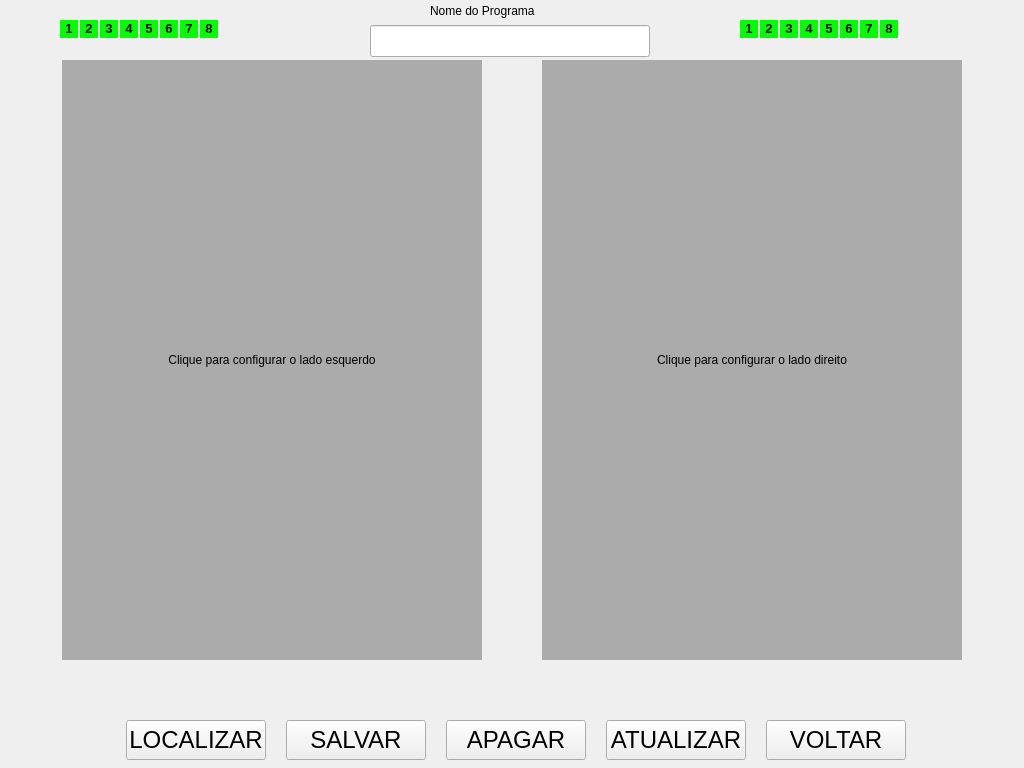
<?xml version="1.0" encoding="UTF-8"?>
<ui version="4.0">
 <class>TelaCriaReceita</class>
 <widget class="QWidget" name="TelaCriaReceita">
  <property name="geometry">
   <rect>
    <x>0</x>
    <y>0</y>
    <width>1024</width>
    <height>768</height>
   </rect>
  </property>
  <property name="windowTitle">
   <string>TelaCriaReceita</string>
  </property>
  <widget class="QPushButton" name="btVoltar">
   <property name="geometry">
    <rect>
     <x>766</x>
     <y>720</y>
     <width>140</width>
     <height>40</height>
    </rect>
   </property>
   <property name="font">
    <font>
     <pointsize>18</pointsize>
    </font>
   </property>
   <property name="text">
    <string>VOLTAR</string>
   </property>
  </widget>
  <widget class="QLabel" name="lbImgEsquerdo">
   <property name="geometry">
    <rect>
     <x>62</x>
     <y>60</y>
     <width>420</width>
     <height>600</height>
    </rect>
   </property>
   <property name="styleSheet">
    <string notr="true">background-color: rgb(171, 171, 171);</string>
   </property>
   <property name="text">
    <string>&lt;html&gt;&lt;head/&gt;&lt;body&gt;&lt;p align=&quot;center&quot;&gt;Clique para configurar o lado esquerdo&lt;/p&gt;&lt;/body&gt;&lt;/html&gt;</string>
   </property>
  </widget>
  <widget class="QLabel" name="lbImgDireito">
   <property name="geometry">
    <rect>
     <x>542</x>
     <y>60</y>
     <width>420</width>
     <height>600</height>
    </rect>
   </property>
   <property name="styleSheet">
    <string notr="true">background-color: rgb(171, 171, 171);</string>
   </property>
   <property name="text">
    <string>&lt;html&gt;&lt;head/&gt;&lt;body&gt;&lt;p align=&quot;center&quot;&gt;Clique para configurar o lado direito&lt;/p&gt;&lt;/body&gt;&lt;/html&gt;</string>
   </property>
  </widget>
  <widget class="QLineEdit" name="txNomePrograma">
   <property name="geometry">
    <rect>
     <x>370</x>
     <y>25</y>
     <width>280</width>
     <height>32</height>
    </rect>
   </property>
   <property name="text">
    <string/>
   </property>
  </widget>
  <widget class="QLabel" name="label">
   <property name="geometry">
    <rect>
     <x>430</x>
     <y>0</y>
     <width>140</width>
     <height>22</height>
    </rect>
   </property>
   <property name="text">
    <string>Nome do Programa</string>
   </property>
  </widget>
  <widget class="QPushButton" name="btAtualizar">
   <property name="geometry">
    <rect>
     <x>606</x>
     <y>720</y>
     <width>140</width>
     <height>40</height>
    </rect>
   </property>
   <property name="font">
    <font>
     <pointsize>18</pointsize>
    </font>
   </property>
   <property name="text">
    <string>ATUALIZAR</string>
   </property>
  </widget>
  <widget class="QPushButton" name="btApagar">
   <property name="geometry">
    <rect>
     <x>446</x>
     <y>720</y>
     <width>140</width>
     <height>40</height>
    </rect>
   </property>
   <property name="font">
    <font>
     <pointsize>18</pointsize>
    </font>
   </property>
   <property name="text">
    <string>APAGAR</string>
   </property>
  </widget>
  <widget class="QPushButton" name="btSlavar">
   <property name="geometry">
    <rect>
     <x>286</x>
     <y>720</y>
     <width>140</width>
     <height>40</height>
    </rect>
   </property>
   <property name="font">
    <font>
     <pointsize>18</pointsize>
    </font>
   </property>
   <property name="text">
    <string>SALVAR</string>
   </property>
  </widget>
  <widget class="QPushButton" name="btLocalizar">
   <property name="geometry">
    <rect>
     <x>126</x>
     <y>720</y>
     <width>140</width>
     <height>40</height>
    </rect>
   </property>
   <property name="font">
    <font>
     <pointsize>18</pointsize>
    </font>
   </property>
   <property name="text">
    <string>LOCALIZAR</string>
   </property>
  </widget>
  <widget class="QLabel" name="lbEletrodo1_Esque">
   <property name="enabled">
    <bool>true</bool>
   </property>
   <property name="geometry">
    <rect>
     <x>60</x>
     <y>20</y>
     <width>18</width>
     <height>18</height>
    </rect>
   </property>
   <property name="styleSheet">
    <string notr="true">background-color: rgb(0, 255, 0);</string>
   </property>
   <property name="midLineWidth">
    <number>1</number>
   </property>
   <property name="text">
    <string>&lt;html&gt;&lt;head/&gt;&lt;body&gt;&lt;p align=&quot;center&quot;&gt;&lt;span style=&quot; font-size:10pt; font-weight:600;&quot;&gt;1&lt;/span&gt;&lt;/p&gt;&lt;/body&gt;&lt;/html&gt;</string>
   </property>
  </widget>
  <widget class="QLabel" name="lbEletrodo2_Esque">
   <property name="enabled">
    <bool>true</bool>
   </property>
   <property name="geometry">
    <rect>
     <x>80</x>
     <y>20</y>
     <width>18</width>
     <height>18</height>
    </rect>
   </property>
   <property name="styleSheet">
    <string notr="true">background-color: rgb(0, 255, 0);</string>
   </property>
   <property name="midLineWidth">
    <number>1</number>
   </property>
   <property name="text">
    <string>&lt;html&gt;&lt;head/&gt;&lt;body&gt;&lt;p align=&quot;center&quot;&gt;&lt;span style=&quot; font-size:10pt; font-weight:600;&quot;&gt;2&lt;/span&gt;&lt;/p&gt;&lt;/body&gt;&lt;/html&gt;</string>
   </property>
  </widget>
  <widget class="QLabel" name="lbEletrodo3_Esque">
   <property name="enabled">
    <bool>true</bool>
   </property>
   <property name="geometry">
    <rect>
     <x>100</x>
     <y>20</y>
     <width>18</width>
     <height>18</height>
    </rect>
   </property>
   <property name="styleSheet">
    <string notr="true">background-color: rgb(0, 255, 0);</string>
   </property>
   <property name="midLineWidth">
    <number>1</number>
   </property>
   <property name="text">
    <string>&lt;html&gt;&lt;head/&gt;&lt;body&gt;&lt;p align=&quot;center&quot;&gt;&lt;span style=&quot; font-size:10pt; font-weight:600;&quot;&gt;3&lt;/span&gt;&lt;/p&gt;&lt;/body&gt;&lt;/html&gt;</string>
   </property>
  </widget>
  <widget class="QLabel" name="lbEletrodo4_Esque">
   <property name="enabled">
    <bool>true</bool>
   </property>
   <property name="geometry">
    <rect>
     <x>120</x>
     <y>20</y>
     <width>18</width>
     <height>18</height>
    </rect>
   </property>
   <property name="styleSheet">
    <string notr="true">background-color: rgb(0, 255, 0);</string>
   </property>
   <property name="midLineWidth">
    <number>1</number>
   </property>
   <property name="text">
    <string>&lt;html&gt;&lt;head/&gt;&lt;body&gt;&lt;p align=&quot;center&quot;&gt;&lt;span style=&quot; font-size:10pt; font-weight:600;&quot;&gt;4&lt;/span&gt;&lt;/p&gt;&lt;/body&gt;&lt;/html&gt;</string>
   </property>
  </widget>
  <widget class="QLabel" name="lbEletrodo5_Esque">
   <property name="enabled">
    <bool>true</bool>
   </property>
   <property name="geometry">
    <rect>
     <x>140</x>
     <y>20</y>
     <width>18</width>
     <height>18</height>
    </rect>
   </property>
   <property name="styleSheet">
    <string notr="true">background-color: rgb(0, 255, 0);</string>
   </property>
   <property name="midLineWidth">
    <number>1</number>
   </property>
   <property name="text">
    <string>&lt;html&gt;&lt;head/&gt;&lt;body&gt;&lt;p align=&quot;center&quot;&gt;&lt;span style=&quot; font-size:10pt; font-weight:600;&quot;&gt;5&lt;/span&gt;&lt;/p&gt;&lt;/body&gt;&lt;/html&gt;</string>
   </property>
  </widget>
  <widget class="QLabel" name="lbEletrodo6_Esque">
   <property name="enabled">
    <bool>true</bool>
   </property>
   <property name="geometry">
    <rect>
     <x>160</x>
     <y>20</y>
     <width>18</width>
     <height>18</height>
    </rect>
   </property>
   <property name="styleSheet">
    <string notr="true">background-color: rgb(0, 255, 0);</string>
   </property>
   <property name="midLineWidth">
    <number>1</number>
   </property>
   <property name="text">
    <string>&lt;html&gt;&lt;head/&gt;&lt;body&gt;&lt;p align=&quot;center&quot;&gt;&lt;span style=&quot; font-size:10pt; font-weight:600;&quot;&gt;6&lt;/span&gt;&lt;/p&gt;&lt;/body&gt;&lt;/html&gt;</string>
   </property>
  </widget>
  <widget class="QLabel" name="lbEletrodo7_Esque">
   <property name="enabled">
    <bool>true</bool>
   </property>
   <property name="geometry">
    <rect>
     <x>180</x>
     <y>20</y>
     <width>18</width>
     <height>18</height>
    </rect>
   </property>
   <property name="styleSheet">
    <string notr="true">background-color: rgb(0, 255, 0);</string>
   </property>
   <property name="midLineWidth">
    <number>1</number>
   </property>
   <property name="text">
    <string>&lt;html&gt;&lt;head/&gt;&lt;body&gt;&lt;p align=&quot;center&quot;&gt;&lt;span style=&quot; font-size:10pt; font-weight:600;&quot;&gt;7&lt;/span&gt;&lt;/p&gt;&lt;/body&gt;&lt;/html&gt;</string>
   </property>
  </widget>
  <widget class="QLabel" name="lbEletrodo8_Esque">
   <property name="enabled">
    <bool>true</bool>
   </property>
   <property name="geometry">
    <rect>
     <x>200</x>
     <y>20</y>
     <width>18</width>
     <height>18</height>
    </rect>
   </property>
   <property name="styleSheet">
    <string notr="true">background-color: rgb(0, 255, 0);;</string>
   </property>
   <property name="midLineWidth">
    <number>1</number>
   </property>
   <property name="text">
    <string>&lt;html&gt;&lt;head/&gt;&lt;body&gt;&lt;p align=&quot;center&quot;&gt;&lt;span style=&quot; font-size:10pt; font-weight:600;&quot;&gt;8&lt;/span&gt;&lt;/p&gt;&lt;/body&gt;&lt;/html&gt;</string>
   </property>
  </widget>
  <widget class="QLabel" name="lbEletrodo1_Dir">
   <property name="enabled">
    <bool>true</bool>
   </property>
   <property name="geometry">
    <rect>
     <x>740</x>
     <y>20</y>
     <width>18</width>
     <height>18</height>
    </rect>
   </property>
   <property name="styleSheet">
    <string notr="true">background-color: rgb(0, 255, 0);</string>
   </property>
   <property name="midLineWidth">
    <number>1</number>
   </property>
   <property name="text">
    <string>&lt;html&gt;&lt;head/&gt;&lt;body&gt;&lt;p align=&quot;center&quot;&gt;&lt;span style=&quot; font-size:10pt; font-weight:600;&quot;&gt;1&lt;/span&gt;&lt;/p&gt;&lt;/body&gt;&lt;/html&gt;</string>
   </property>
  </widget>
  <widget class="QLabel" name="lbEletrodo4_Dir">
   <property name="enabled">
    <bool>true</bool>
   </property>
   <property name="geometry">
    <rect>
     <x>800</x>
     <y>20</y>
     <width>18</width>
     <height>18</height>
    </rect>
   </property>
   <property name="styleSheet">
    <string notr="true">background-color: rgb(0, 255, 0);</string>
   </property>
   <property name="midLineWidth">
    <number>1</number>
   </property>
   <property name="text">
    <string>&lt;html&gt;&lt;head/&gt;&lt;body&gt;&lt;p align=&quot;center&quot;&gt;&lt;span style=&quot; font-size:10pt; font-weight:600;&quot;&gt;4&lt;/span&gt;&lt;/p&gt;&lt;/body&gt;&lt;/html&gt;</string>
   </property>
  </widget>
  <widget class="QLabel" name="lbEletrodo8_Dir">
   <property name="enabled">
    <bool>true</bool>
   </property>
   <property name="geometry">
    <rect>
     <x>880</x>
     <y>20</y>
     <width>18</width>
     <height>18</height>
    </rect>
   </property>
   <property name="styleSheet">
    <string notr="true">background-color: rgb(0, 255, 0);</string>
   </property>
   <property name="midLineWidth">
    <number>1</number>
   </property>
   <property name="text">
    <string>&lt;html&gt;&lt;head/&gt;&lt;body&gt;&lt;p align=&quot;center&quot;&gt;&lt;span style=&quot; font-size:10pt; font-weight:600;&quot;&gt;8&lt;/span&gt;&lt;/p&gt;&lt;/body&gt;&lt;/html&gt;</string>
   </property>
  </widget>
  <widget class="QLabel" name="lbEletrodo3_Dir">
   <property name="enabled">
    <bool>true</bool>
   </property>
   <property name="geometry">
    <rect>
     <x>780</x>
     <y>20</y>
     <width>18</width>
     <height>18</height>
    </rect>
   </property>
   <property name="styleSheet">
    <string notr="true">background-color: rgb(0, 255, 0);</string>
   </property>
   <property name="midLineWidth">
    <number>1</number>
   </property>
   <property name="text">
    <string>&lt;html&gt;&lt;head/&gt;&lt;body&gt;&lt;p align=&quot;center&quot;&gt;&lt;span style=&quot; font-size:10pt; font-weight:600;&quot;&gt;3&lt;/span&gt;&lt;/p&gt;&lt;/body&gt;&lt;/html&gt;</string>
   </property>
  </widget>
  <widget class="QLabel" name="lbEletrodo5_Dir">
   <property name="enabled">
    <bool>true</bool>
   </property>
   <property name="geometry">
    <rect>
     <x>820</x>
     <y>20</y>
     <width>18</width>
     <height>18</height>
    </rect>
   </property>
   <property name="styleSheet">
    <string notr="true">background-color: rgb(0, 255, 0);</string>
   </property>
   <property name="midLineWidth">
    <number>1</number>
   </property>
   <property name="text">
    <string>&lt;html&gt;&lt;head/&gt;&lt;body&gt;&lt;p align=&quot;center&quot;&gt;&lt;span style=&quot; font-size:10pt; font-weight:600;&quot;&gt;5&lt;/span&gt;&lt;/p&gt;&lt;/body&gt;&lt;/html&gt;</string>
   </property>
  </widget>
  <widget class="QLabel" name="lbEletrodo2_Dir">
   <property name="enabled">
    <bool>true</bool>
   </property>
   <property name="geometry">
    <rect>
     <x>760</x>
     <y>20</y>
     <width>18</width>
     <height>18</height>
    </rect>
   </property>
   <property name="styleSheet">
    <string notr="true">background-color: rgb(0, 255, 0);</string>
   </property>
   <property name="midLineWidth">
    <number>1</number>
   </property>
   <property name="text">
    <string>&lt;html&gt;&lt;head/&gt;&lt;body&gt;&lt;p align=&quot;center&quot;&gt;&lt;span style=&quot; font-size:10pt; font-weight:600;&quot;&gt;2&lt;/span&gt;&lt;/p&gt;&lt;/body&gt;&lt;/html&gt;</string>
   </property>
  </widget>
  <widget class="QLabel" name="lbEletrodo7_Dir">
   <property name="enabled">
    <bool>true</bool>
   </property>
   <property name="geometry">
    <rect>
     <x>860</x>
     <y>20</y>
     <width>18</width>
     <height>18</height>
    </rect>
   </property>
   <property name="styleSheet">
    <string notr="true">background-color: rgb(0, 255, 0);</string>
   </property>
   <property name="midLineWidth">
    <number>1</number>
   </property>
   <property name="text">
    <string>&lt;html&gt;&lt;head/&gt;&lt;body&gt;&lt;p align=&quot;center&quot;&gt;&lt;span style=&quot; font-size:10pt; font-weight:600;&quot;&gt;7&lt;/span&gt;&lt;/p&gt;&lt;/body&gt;&lt;/html&gt;</string>
   </property>
  </widget>
  <widget class="QLabel" name="lbEletrodo6_Dir">
   <property name="enabled">
    <bool>true</bool>
   </property>
   <property name="geometry">
    <rect>
     <x>840</x>
     <y>20</y>
     <width>18</width>
     <height>18</height>
    </rect>
   </property>
   <property name="styleSheet">
    <string notr="true">background-color: rgb(0, 255, 0);</string>
   </property>
   <property name="midLineWidth">
    <number>1</number>
   </property>
   <property name="text">
    <string>&lt;html&gt;&lt;head/&gt;&lt;body&gt;&lt;p align=&quot;center&quot;&gt;&lt;span style=&quot; font-size:10pt; font-weight:600;&quot;&gt;6&lt;/span&gt;&lt;/p&gt;&lt;/body&gt;&lt;/html&gt;</string>
   </property>
  </widget>
 </widget>
 <resources/>
 <connections/>
</ui>
